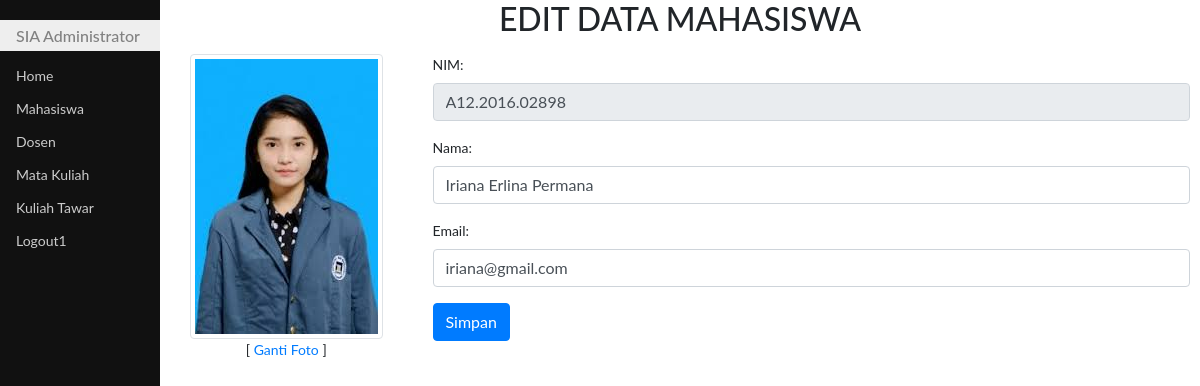
The page /editMhs.php?kode=28 on the database its author committed.
### tables this page shows
CREATE TABLE `mhs` (
  `id` int(11) NOT NULL AUTO_INCREMENT,
  `nim` char(14) DEFAULT NULL,
  `nama` varchar(50) DEFAULT NULL,
  `email` varchar(50) DEFAULT NULL,
  `foto` varchar(25) DEFAULT NULL,
  PRIMARY KEY (`id`)
);

### editMhs.php (the view, shortened to what this page needs)
<!DOCTYPE html>
<html>
<head>
	<link rel="stylesheet" type="text/css" href="bootstrap4/css/bootstrap.css">
	<link rel="stylesheet" type="text/css" href="css/styleku.css">
</head>
<body>
	<?php
	require "fungsi.php";
	$id=$_GET['kode'];
	$sql="select * from mhs where id='$id'";
	$qry=mysqli_query($koneksi,$sql);
	$row=mysqli_fetch_assoc($qry);
	?>
	<div class="utama">
		<h2 class="mb-3 text-center">EDIT DATA MAHASISWA</h2>
		<div class="row">
		<div class="col-sm-3 text-center">
			<img class="rounded img-thumbnail"src="foto/<?php echo $row['foto']?>">
			<div>
				[ <a href="gantiFotoMhs.php?id=<?php echo $row['id']?>">Ganti Foto</a> ]
			</div>
		</div>
		<div class="col-sm-9">
			<form enctype="multipart/form-data" method="post" action="sv_editMhs.php">
				<div class="form-group">
					<label for="nim">NIM:</label>
					<input class="form-control" type="text" name="nim" id="nim" value="<?php echo $row['nim']?>" readonly>
				</div>
				<div class="form-group">
					<label for="nama">Nama:</label>
					<input class="form-control" type="text" name="nama" id="nama" value="<?php echo $row['nama']?>">
				</div>
				<div class="form-group">
					<label for="email">Email:</label>
					<input class="form-control" type="email" name="email" id="email" value="<?php echo $row['email']?>">
				</div>
				<div>
					<button class="btn btn-primary" type="submit" id="submit">Simpan</button>
				</div>
			</form>
		</div>
		</div>
	</div>
</body>
</html>

### css/styleku.css (style rules this page uses)
body { font-family: "Lato", sans-serif; }
.menusamping { height: 100%; width: 160px; position: fixed; z-index: 1; top: 0; left: 0; background-color: #111; overflow-x: hidden; padding-top: 20px; }
.menusamping a { padding: 6px 8px 6px 16px; text-decoration: none; font-size: 14px; color: #ccc; display: block; }
.menusamping h1 { padding: 6px 8px 6px 16px; text-decoration: none; font-size: 16px; color: #818181; background-color:#eee; display: block; }
.utama { margin-left: 160px; font-size: 14px; padding: 0px 10px; }

### rows shown on the page
mhs: foto (picture), nim "A12.2016.02898", nama "Iriana Erlina Permana", email "iriana@gmail.com"
